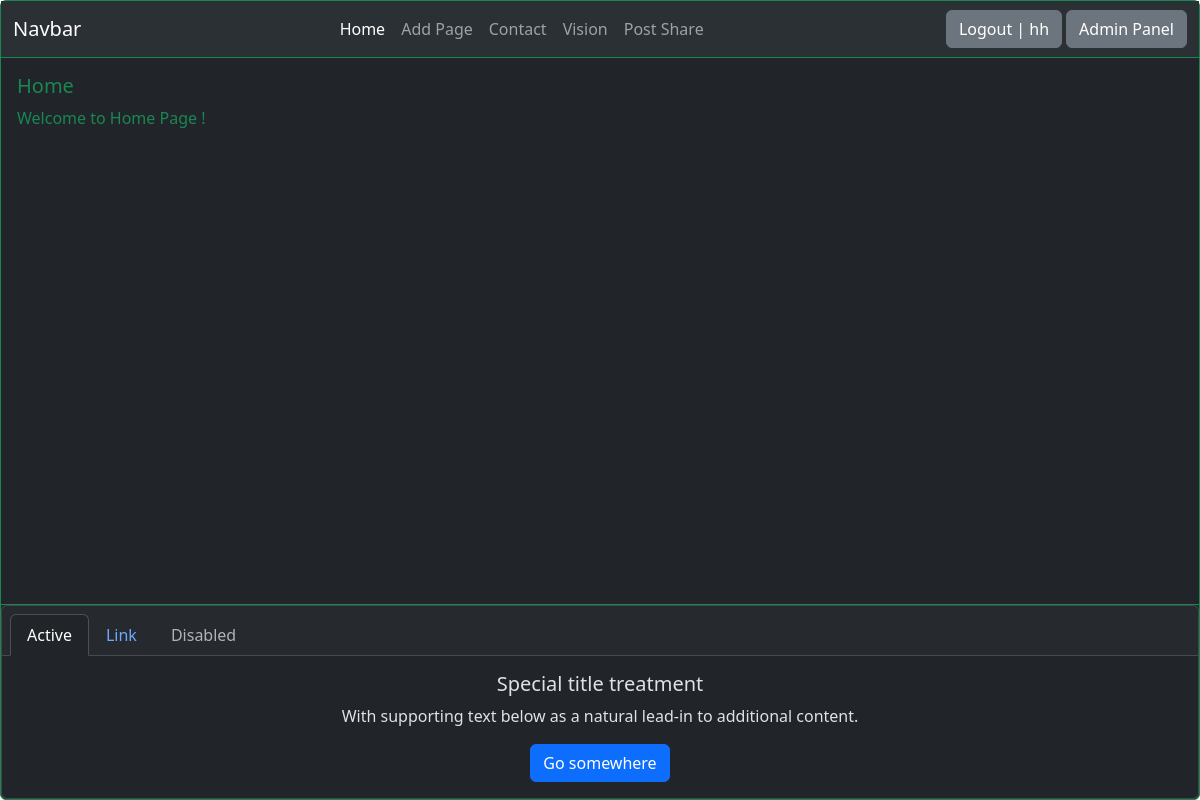
The page / (signed in) on the database its author committed.
### fotoblog/models.py (models this page shows)
class BaseModel (models.Model):
    title = models.CharField (max_length=100,blank=False,null=False)
    slug = AutoSlugField (populate_from="title")
    content = models.TextField (blank=True,null=True)
    img = models.ImageField (upload_to="page_img/")
    is_active = models.BooleanField (default=True)
    class Meta:
        abstract = True

class Page (BaseModel):
    def __str_ (self):
        return self.title

### fotoblog/views.py (the view)
# urls.py: path("",page_views,name="home_views"),
def page_views (request,page_slug=None,post_slug=None):
    if post_slug:
        return post_share (request,post_slug)
    if page_slug == "login":
        return login_views (request)
    if page_slug == "logout":
        return logout_views (request)
    if page_slug == "register":
        return register (request)
    if page_slug == "post-share":
        return post_share (request)
    if page_slug and not page_slug =="home":
        page = get_object_or_404 (Page,slug=page_slug,is_active=True)
        if page_slug == "add-page":
            if request.user.is_authenticated and request.user.is_superuser:
                return add_page (request,page_slug)
            else:
                return redirect ("fotoblog:home_views")
    elif page_slug == None or page_slug == "home":
        p_posts = Post.objects.filter (is_active=True).order_by("-id")
        set_posts = Paginator (p_posts,3)
        page_number = request.GET.get ("page")
        posts = set_posts.get_page(page_number)
        title = "Home"
        page = get_object_or_404 (Page,slug="home",is_active=True)
        context = dict(posts=posts,page=page,)
        return render (request,"pages/page-views.html",context)
    context = dict(
        page=page,
    )
    return render (request,"pages/page-views.html",context)

### context_processor/global_db.py (called while the page is built)
def nav_pages (request):
    if request.user.is_authenticated:
        if request.user.is_superuser:
            pages = Page.objects.filter (is_active=True)
        elif request.user.is_active:
            pages = Page.objects.filter (is_active=True).exclude (slug="add-page")
        else:
            pages = Page.objects.filter (slug__in=["home","contact","vision"],is_active=True).order_by("id")
    else:
        pages = Page.objects.filter (slug__in=["home","contact","vision"],is_active=True).order_by("id")
    return dict (g_pages=pages,)

### templates/pages/page-views.html (shortened to what this page needs)
{% extends 'core/base.html' %}
{% block content %}
<div class="card border-success m-0 d-flex flex-column min-vh-100" name="viewport" content="width=device-width" data-bs-theme="dark">
  <div class="card-header bg-transparent border-success m-0 p-0">
    {% include 'components/navbar.html' %}
  </div>
  <div class="card-body text-success">
    <h5 class="card-title">{{ page.title }}</h5>
    {% if page_form %}
        {% load crispy_forms_tags %}
    {% else %}
    <p class="card-text">{{ page.content }}</p>
    {% endif %}
  </div>
  {% block footer %}
  <div class="card-footer bg-transparent border-success m-0 p-0">
{% include 'components/footer.html' %}
</div>
{% endblock footer %}
</div>
{% endblock content %}

### templates/components/navbar.html (shortened to what this page needs)
<nav class="navbar navbar-expand-lg bg-body-tertiary" data-bs-theme="dark">
  <div class="container-fluid">
    <a class="navbar-brand" href="{% url 'fotoblog:home_views' %}">Navbar</a>
    <div class="collapse navbar-collapse" id="navbarNavAltMarkup">
      <div class="navbar-nav mx-auto">
        {% if g_pages %}
        {% for g_page in g_pages %}
        <a class="nav-link {% if forloop.first %}active{% endif %}" aria-current="page" href="{% url 'fotoblog:page_views' page_slug=g_page.slug %}">{{ g_page.title }}</a>
        {% endfor %}
        {% endif %}
      </div>
      {% if request.user.is_authenticated %}
      <a href="/logout/" class="btn btn-secondary text-decoration-none ">Logout | {{ request.user.username }}</a>
      <a href="/admin/" target="_blank" class="btn btn-secondary text-decoration-none ms-1 ">Admin Panel</a>
      {% else %}
      <a href="/login/" class="btn btn-secondary text-decoration-none ">Login</a>
      <a href="/register/" class="btn btn-secondary text-decoration-none ms-1 ">Register</a>
      {% endif %}
    </div>
  </div>
</nav>

### rows shown on the page
Page: title "Home", content "Welcome to Home Page !"
Page: title "Add Page"
Page: title "Contact"
Page: title "Vision"
Page: title "Post Share"

### other values the page prints
{{ request.user.username }} "hh"
